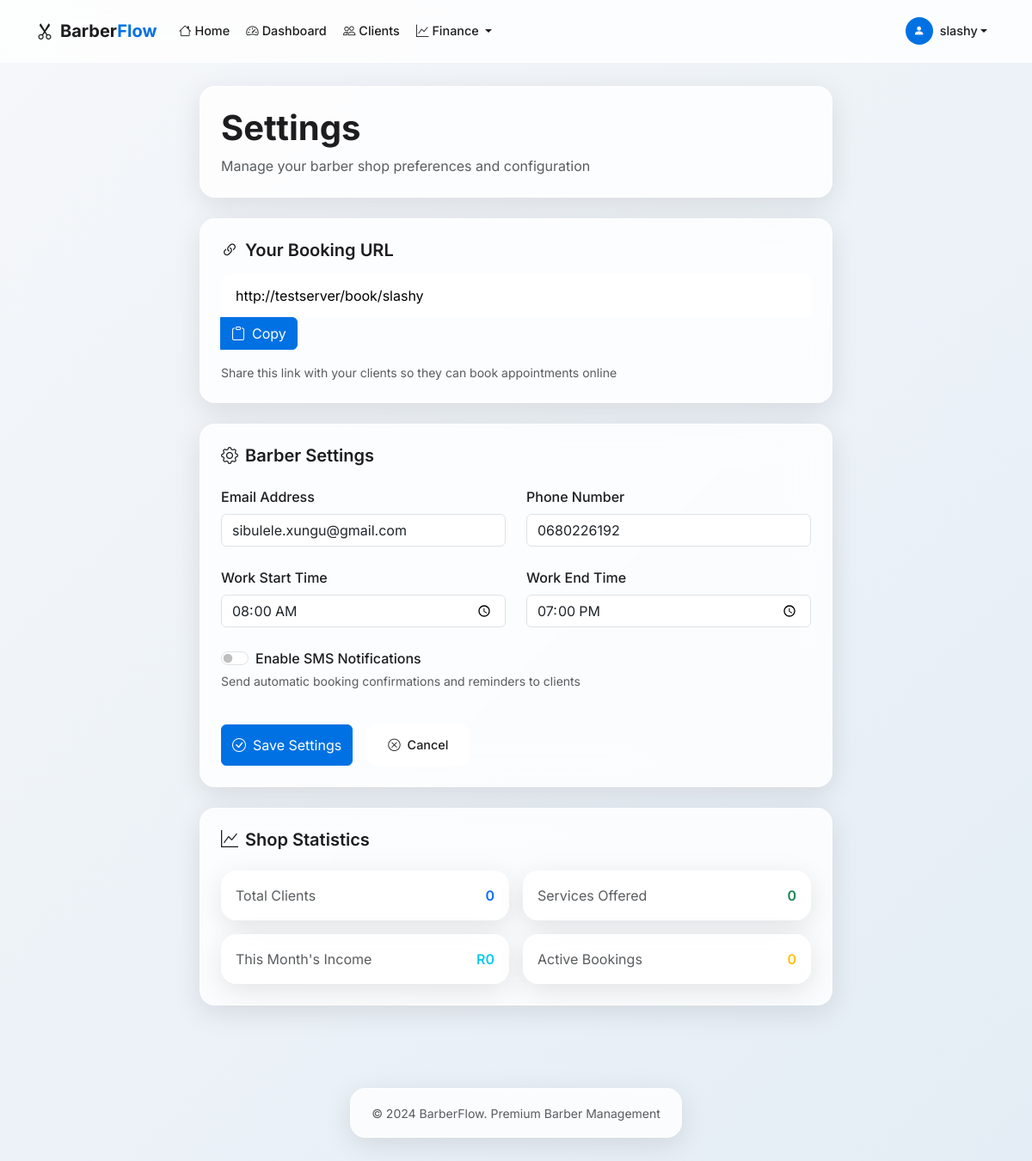
/settings/ (signed in), run on the app's committed database.
### barber/models.py (models this page shows, shortened)
class Barber(AbstractUser):
    phone = models.CharField(max_length=15, blank=True)
    work_start_time = models.TimeField(default='08:00')
    work_end_time = models.TimeField(default='18:00')
    sms_notifications_enabled = models.BooleanField(default=True)
    class Meta:
        verbose_name = 'Barber'
        verbose_name_plural = 'Barbers'

### barber/views.py (the view)
# urls.py: path('settings/', views.settings_view, name='settings'),
@login_required
def settings_view(request):
    if request.method == 'POST':
        form = SettingsForm(request.POST, instance=request.user)
        if form.is_valid():
            form.save()
            messages.success(request, 'Settings updated successfully!')
            return redirect('settings')
    else:
        form = SettingsForm(instance=request.user)
    booking_url = request.build_absolute_uri(f'/book/{request.user.username}')
    return render(request, 'barber/settings.html', {'form': form, 'booking_url': booking_url})

### barber/forms.py
class SettingsForm(forms.ModelForm):
    class Meta:
        model = Barber
        fields = ['email', 'phone', 'work_start_time', 'work_end_time', 'sms_notifications_enabled']
        widgets = {
            'email': forms.EmailInput(attrs={'class': 'form-control'}),
            'phone': forms.TextInput(attrs={'class': 'form-control'}),
            'work_start_time': forms.TimeInput(attrs={'class': 'form-control', 'type': 'time'}),
            'work_end_time': forms.TimeInput(attrs={'class': 'form-control', 'type': 'time'}),
            'sms_notifications_enabled': forms.CheckboxInput(attrs={'class': 'form-check-input'}),
        }

### templates/barber/settings.html (shortened to what this page needs)
{% extends 'barber/base.html' %}
{% block content %}
<div class="container">
    <div class="row justify-content-center">
        <div class="col-lg-8">
            <div class="row mb-4 fade-in-up">
                <div class="col-12">
                    <div class="card-apple p-4">
                        <h1 class="display-6 fw-bold mb-2">Settings</h1>
                        <p class="text-muted mb-0">Manage your barber shop preferences and configuration</p>
                    </div>
                </div>
            </div>
            <div class="card-apple p-4 mb-4 fade-in-up" style="animation-delay: 0.1s;">
                <h5 class="fw-semibold mb-3">
                    <i class="bi bi-link-45deg me-2"></i>Your Booking URL
                </h5>
                <div class="input-group mb-3">
                    <input type="text" class="form-apple" value="{{ booking_url }}" readonly id="bookingUrl">
                    <button class="btn btn-apple-primary" type="button" onclick="copyBookingUrl()">
                        <i class="bi bi-clipboard me-2"></i>Copy
                    </button>
                </div>
                <div class="form-text">
                    Share this link with your clients so they can book appointments online
                </div>
            </div>
            <div class="card-apple p-4 mb-4 fade-in-up" style="animation-delay: 0.2s;">
                <h5 class="fw-semibold mb-4">
                    <i class="bi bi-gear me-2"></i>Barber Settings
                </h5>
                <form method="post">
                    <div class="row g-4">
                        <div class="col-md-6">
                            <label class="form-label fw-medium">Email Address</label>
                            {{ form.email }}
                        </div>
                        <div class="col-md-6">
                            <label class="form-label fw-medium">Phone Number</label>
                            {{ form.phone }}
                        </div>
                        <div class="col-md-6">
                            <label class="form-label fw-medium">Work Start Time</label>
                            {{ form.work_start_time }}
                        </div>
                        <div class="col-md-6">
                            <label class="form-label fw-medium">Work End Time</label>
                            {{ form.work_end_time }}
                        </div>
                        <div class="col-12">
                            <div class="form-check form-switch">
                                {{ form.sms_notifications_enabled }}
                                <label class="form-check-label fw-medium" for="{{ form.sms_notifications_enabled.id_for_label }}">
                                    Enable SMS Notifications
                                </label>
                            </div>
                            <div class="form-text">
                                Send automatic booking confirmations and reminders to clients
                            </div>
                        </div>
                        <div class="col-12">
                            <div class="d-flex gap-3 pt-3">
                                <button type="submit" class="btn btn-apple-primary">
                                    <i class="bi bi-check-circle me-2"></i>Save Settings
                                </button>
                                <a href="{% url 'dashboard' %}" class="btn btn-apple">
                                    <i class="bi bi-x-circle me-2"></i>Cancel
                                </a>
                            </div>
                        </div>
                    </div>
                </form>
            </div>
            <div class="card-apple p-4 fade-in-up" style="animation-delay: 0.3s;">
                <h5 class="fw-semibold mb-4">
                    <i class="bi bi-graph-up me-2"></i>Shop Statistics
                </h5>
                <div class="row g-3">
                    <div class="col-md-6">
                        <div class="card-apple p-3">
                            <div class="d-flex justify-content-between align-items-center">
                                <div class="text-muted">Total Clients</div>
                                <div class="fw-semibold text-primary">{{ total_clients|default:"0" }}</div>
                            </div>
                        </div>
                    </div>
                    <div class="col-md-6">
                        <div class="card-apple p-3">
                            <div class="d-flex justify-content-between align-items-center">
                                <div class="text-muted">Services Offered</div>
                                <div class="fw-semibold text-success">{{ total_services|default:"0" }}</div>
                            </div>
                        </div>
                    </div>
                    <div class="col-md-6">
                        <div class="card-apple p-3">
                            <div class="d-flex justify-content-between align-items-center">
                                <div class="text-muted">This Month's Income</div>
                                <div class="fw-semibold text-info">R{{ monthly_income|default:"0" }}</div>
                            </div>
                        </div>
                    </div>
                    <div class="col-md-6">
                        <div class="card-apple p-3">
                            <div class="d-flex justify-content-between align-items-center">
                                <div class="text-muted">Active Bookings</div>
                                <div class="fw-semibold text-warning">{{ active_bookings|default:"0" }}</div>
                            </div>
                        </div>
                    </div>
                </div>
            </div>
        </div>
    </div>
</div>
{% endblock %}

### templates/barber/base.html (shortened to what this page needs)
<!DOCTYPE html>
<html lang="en">
<head>
    <link href="https://cdn.jsdelivr.net/npm/bootstrap@5.3.0/dist/css/bootstrap.min.css" rel="stylesheet">
    <link rel="stylesheet" href="https://cdn.jsdelivr.net/npm/bootstrap-icons@1.10.0/font/bootstrap-icons.css">
    {% load static %}
</head>
<body>
    {% if user.is_authenticated %}
    <nav class="navbar navbar-expand-lg navbar-apple fixed-top">
        <div class="container">
            <a class="navbar-brand fw-bold" href="{% url 'home' %}" style="color: var(--text-primary);">
                <i class="bi bi-scissors me-2"></i>Barber<span style="color: var(--accent-blue);">Flow</span>
            </a>
            <div class="collapse navbar-collapse" id="navbarNav">
                <ul class="navbar-nav me-auto">
                    <li class="nav-item">
                        <a class="nav-link nav-link-apple {% if request.resolver_match.url_name == 'home' %}active{% endif %}" href="{% url 'home' %}">
                            <i class="bi bi-house me-1"></i>Home
                        </a>
                    </li>
                    <li class="nav-item">
                        <a class="nav-link nav-link-apple {% if request.resolver_match.url_name == 'dashboard' %}active{% endif %}" href="{% url 'dashboard' %}">
                            <i class="bi bi-speedometer2 me-1"></i>Dashboard
                        </a>
                    </li>
                    <li class="nav-item">
                        <a class="nav-link nav-link-apple {% if request.resolver_match.url_name == 'clients_list' %}active{% endif %}" href="{% url 'clients_list' %}">
                            <i class="bi bi-people me-1"></i>Clients
                        </a>
                    </li>
                    <li class="nav-item dropdown">
                        <a class="nav-link nav-link-apple dropdown-toggle" href="#" role="button" data-bs-toggle="dropdown">
                            <i class="bi bi-graph-up me-1"></i>Finance
                        </a>
                    </li>
                </ul>
                <ul class="navbar-nav">
                    <li class="nav-item dropdown">
                        <a class="nav-link nav-link-apple dropdown-toggle d-flex align-items-center" href="#" role="button" data-bs-toggle="dropdown">
                            <div class="rounded-circle bg-primary d-flex align-items-center justify-content-center me-2" style="width: 32px; height: 32px; background: var(--accent-blue) !important;">
                                <i class="bi bi-person-fill text-white" style="font-size: 0.8rem;"></i>
                            </div>
                            {{ user.username }}
                        </a>
                    </li>
                </ul>
            </div>
        </div>
    </nav>
    {% endif %}
    <main class="container-fluid py-4" style="margin-top: {% if user.is_authenticated %}76px{% else %}0{% endif %};">
        {% block content %}{% endblock %}
    </main>
    {% if user.is_authenticated %}
    <footer class="py-4 mt-5">
        <div class="container text-center">
            <div class="card-apple px-4 py-3 d-inline-block">
                <small class="text-muted">&copy; 2024 BarberFlow. Premium Barber Management</small>
            </div>
        </div>
    </footer>
    {% endif %}
</body>
</html>

### templates/barber/base.html (style rules this page uses)
:root { --apple-glass: rgba(255, 255, 255, 0.8); --apple-glass-border: rgba(255, 255, 255, 0.4); --apple-glass-shadow: 0 8px 32px rgba(0, 0, 0, 0.1); --apple-blur: blur(20px); --text-primary: #1d1d1f; --text-secondary: #86868b; --accent-blue: #0071e3; --accent-green: #00c853; --accent-orange: #ff9500; --accent-red: #ff3b30; }
* { margin: 0; padding: 0; box-sizing: border-box; }
body { font-family: 'Inter', -apple-system, BlinkMacSystemFont, sans-serif; background: linear-gradient(135deg, #f5f7fa 0%, #e4edf5 100%); min-height: 100vh; color: var(--text-primary); line-height: 1.5; -webkit-font-smoothing: antialiased; }
.navbar-apple { background: rgba(255, 255, 255, 0.8) !important; backdrop-filter: blur(20px); -webkit-backdrop-filter: blur(20px); border-bottom: 1px solid rgba(255, 255, 255, 0.4); padding: 0.75rem 0; }
.nav-link-apple { color: var(--text-primary) !important; font-weight: 500; padding: 0.5rem 1rem; border-radius: 12px; transition: all 0.3s cubic-bezier(0.4, 0, 0.2, 1); margin: 0 0.1rem; font-size: 0.9rem; }
.card-apple { background: var(--apple-glass); backdrop-filter: var(--apple-blur); -webkit-backdrop-filter: var(--apple-blur); border: 1px solid var(--apple-glass-border); border-radius: 18px; box-shadow: var(--apple-glass-shadow); transition: all 0.4s cubic-bezier(0.4, 0, 0.2, 1); overflow: hidden; }
.btn-apple { background: rgba(255, 255, 255, 0.9); backdrop-filter: blur(10px); border: 1px solid rgba(255, 255, 255, 0.6); color: var(--text-primary); border-radius: 12px; padding: 0.75rem 1.5rem; font-weight: 500; transition: all 0.3s cubic-bezier(0.4, 0, 0.2, 1); font-size: 0.9rem; }
.btn-apple-primary { background: var(--accent-blue); color: white; border: 1px solid var(--accent-blue); }
.form-apple { background: rgba(255, 255, 255, 0.8); backdrop-filter: blur(10px); border: 1px solid rgba(255, 255, 255, 0.4); border-radius: 12px; padding: 0.75rem 1rem; transition: all 0.3s ease; }
.fade-in-up { animation: fadeInUp 0.6s ease-out; }

### templates/barber/settings.html (style rules this page uses)
.form-apple { width: 100%; padding: 0.75rem 1rem; }

### data on the page
Barber: username "slashy", email "sibulele.xungu@gmail.com", phone "0680226192", work_start_time "08:00:00", work_end_time "19:00:00"

### other printed values
{{ total_clients|default:"0" }} "0"
{{ total_services|default:"0" }} "0"
{{ monthly_income|default:"0" }} "0"
{{ active_bookings|default:"0" }} "0"
